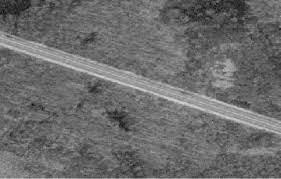
#> input picture data/images/img0.jpg, 281 x 179 px; its folder holds only this picture in this run
$ python -i detector.py   (imports and definitions only)
#> lines starting #> are read from the running program, lines starting #| are printed output that depends on the picture; after the words box and inside, x2 and y2 are one past the last pixel; in counts of white or black regions, pixels touching at a corner belong together
### ridge_detector/utils.py
import math
import colorsys
import random
from .correct import Correct
from enum import Enum
import matplotlib.pyplot as plt
from numba import jit
from .constants import *
from scipy.ndimage import convolve, gaussian_filter1d


class Line:
    id_counter = 0  # Class variable for tracking ID

    def __init__(self, x=None, y=None):
        self.id = Line.id_counter
        Line.id_counter += 1

        self.num = 0 if x is None else len(x)
        self.row = [] if y is None else y
        self.col = [] if x is None else x
        self.angle = [0.0] * self.num
        self.response = [0.0] * self.num
        self.width_l = [0.0] * self.num
        self.width_r = [0.0] * self.num
        self.asymmetry = [0.0] * self.num
        self.intensity = [0.0] * self.num
        self.cont_class = None  # Placeholder for contour class

    def get_contour_class(self):
        return self.cont_class

    def set_contour_class(self, cont_class):
        self.cont_class = cont_class

    def get_x_coordinates(self):
        return self.col

    def get_y_coordinates(self):
        return self.row

    def get_response(self):
        return self.response

    def get_intensity(self):
        return self.intensity

    def get_angle(self):
        return self.angle

    def get_asymmetry(self):
        return self.asymmetry

    def get_line_width_l(self):
        return self.width_l

    def get_line_width_r(self):
        return self.width_r

    def get_number(self):
        return self.num

    def get_id(self):
        return self.id

    def get_line_class(self):
        return self.get_contour_class()

    # [4 lines left out: function get_start_or_end_position, not called in this run]

    def estimate_length(self):
        length = 0
        for i in range(1, self.num):
            length += ((self.col[i] - self.col[i - 1]) ** 2 + (self.row[i] - self.row[i - 1]) ** 2) ** 0.5
        return length

    @classmethod
    def reset_counter(cls):
        cls.id_counter = 0


class Crossref:
    def __init__(self, y=0, x=0, value=0.0, done=False):
        self.y = y
        self.x = x
        self.value = value
        self.done = done

    def __lt__(self, other):
        # Reverse the logic for descending order
        return self.value > other.value


class LinesUtil:
    DERIV_R = 1  # Derivative in row direction
    DERIV_C = 2  # Derivative in column direction
    DERIV_RR = 3  # Second derivative in row direction
    DERIV_RC = 4  # Second derivative in row and column direction
    DERIV_CC = 5  # Second derivative in column direction

    MODE_LIGHT = 1  # Extract bright lines
    MODE_DARK = 2  # Extract dark lines

    MAX_SIZE_MASK_0 = 3.09023230616781  # Size for Gaussian mask
    MAX_SIZE_MASK_1 = 3.46087178201605  # Size for 1st derivative mask
    MAX_SIZE_MASK_2 = 3.82922419517181  # Size for 2nd derivative mask

    @staticmethod
    def MASK_SIZE(MAX, sigma):
        return int(MAX * sigma + 0.5)  # Maximum mask index

    @staticmethod
    def LINCOOR(row, col, width):
        return row * width + col

    @staticmethod
    def BR(row, height):
        return np.abs(row) if row < 0 else (height - row + height - 2) if row >= height else row

    @staticmethod
    def BC(col, width):
        return np.abs(col) if col < 0 else (width - col + width - 2) if col >= width else col

    class ContourClass(Enum):
        # The cont no junc
        cont_no_junc = 1,
        # The cont start junc
        # no end point is a junction
        cont_start_junc = 2,
        # The cont end junc.
        # only the start point of the line is a junction
        cont_end_junc = 3,
        # The cont both junc.
        # only the end point of the line is a junction
        cont_both_junc = 4,
        # The cont closed.
        # both end points of the line are junctions
        cont_closed = 5  # the contour is closed


class Junction:
    def __init__(self, cont1=-1, cont2=-1, pos=0, y=0.0, x=0.0,
                 line_cont1=None, line_cont2=None, is_non_terminal=False):
        self.cont1 = cont1
        self.cont2 = cont2
        self.pos = pos
        self.y = y
        self.x = x
        self.line_cont1 = line_cont1
        self.line_cont2 = line_cont2
        self.is_non_terminal = is_non_terminal

    # [6 lines left out: function __lt__, not called in this run]


class Normal:
    SQRT_2_PI_INV = 0.39894228040143267793994605993
    SQRTPI = 1.772453850905516027
    UPPERLIMIT = 20.0

    P10 = 242.66795523053175
    P11 = 21.979261618294152
    P12 = 6.9963834886191355
    P13 = -.035609843701815385

    Q10 = 215.05887586986120
    Q11 = 91.164905404514901
    Q12 = 15.082797630407787
    Q13 = 1.0

    P20 = 300.4592610201616005
    P21 = 451.9189537118729422
    P22 = 339.3208167343436870
    P23 = 152.9892850469404039
    P24 = 43.16222722205673530
    P25 = 7.211758250883093659
    P26 = .5641955174789739711
    P27 = -.0000001368648573827167067

    Q20 = 300.4592609569832933
    Q21 = 790.9509253278980272
    Q22 = 931.3540948506096211
    Q23 = 638.9802644656311665
    Q24 = 277.5854447439876434
    Q25 = 77.00015293522947295
    Q26 = 12.78272731962942351
    Q27 = 1.0

    P30 = -.00299610707703542174
    P31 = -.0494730910623250734
    P32 = -.226956593539686930
    P33 = -.278661308609647788
    P34 = -.0223192459734184686

    Q30 = .0106209230528467918
    Q31 = .191308926107829841
    Q32 = 1.05167510706793207
    Q33 = 1.98733201817135256
    Q34 = 1.0

    SQRT2 = 1.41421356237309504880

    @staticmethod
    def getNormal(x):
        if x < -Normal.UPPERLIMIT:
            return 0.0
        if x > Normal.UPPERLIMIT:
            return 1.0

        y = x / Normal.SQRT2
        sn = 1
        if y < 0:
            y = -y
            sn = -1

        y2 = y * y
        y4 = y2 * y2
        y6 = y4 * y2

        if y < 0.46875:
            R1 = Normal.P10 + Normal.P11 * y2 + Normal.P12 * y4 + Normal.P13 * y6
            R2 = Normal.Q10 + Normal.Q11 * y2 + Normal.Q12 * y4 + Normal.Q13 * y6
            erf = y * R1 / R2
            if sn == 1:
                phi = 0.5 + 0.5 * erf
            else:
                phi = 0.5 - 0.5 * erf
        elif y < 4.0:
            y3 = y2 * y
            y5 = y4 * y
            y7 = y6 * y
            R1 = Normal.P20 + Normal.P21 * y + Normal.P22 * y2 + Normal.P23 * y3 + Normal.P24 * y4 + Normal.P25 * y5 + Normal.P26 * y6 + Normal.P27 * y7
            R2 = Normal.Q20 + Normal.Q21 * y + Normal.Q22 * y2 + Normal.Q23 * y3 + Normal.Q24 * y4 + Normal.Q25 * y5 + Normal.Q26 * y6 + Normal.Q27 * y7
            erfc = np.exp(-y2) * R1 / R2
            if sn == 1:
                phi = 1.0 - 0.5 * erfc
            else:
                phi = 0.5 * erfc
        else:
            z = y4
            z2 = z * z
            z3 = z2 * z
            z4 = z2 * z2
            R1 = Normal.P30 + Normal.P31 * z + Normal.P32 * z2 + Normal.P33 * z3 + Normal.P34 * z4
            R2 = Normal.Q30 + Normal.Q31 * z + Normal.Q32 * z2 + Normal.Q33 * z3 + Normal.Q34 * z4
            erfc = (np.exp(-y2) / y) * (1.0 / Normal.SQRTPI + R1 / (R2 * y2))
            if sn == 1:
                phi = 1.0 - 0.5 * erfc
            else:
                phi = 0.5 * erfc

        return phi


def phi0(x, sigma):
    return Normal.getNormal(x / sigma)


def phi1(x, sigma):
    t = x / sigma
    return Normal.SQRT_2_PI_INV / sigma * np.exp(-0.5 * t * t)


def phi2(x, sigma):
    t = x / sigma
    return -x * Normal.SQRT_2_PI_INV / (sigma ** 3.0) * np.exp(-0.5 * t * t)


def compute_gauss_mask_0(sigma):
    limit = LinesUtil.MASK_SIZE(LinesUtil.MAX_SIZE_MASK_0, sigma)
    n = int(limit)
    h = np.zeros(2 * n + 1, dtype=float)
    for i in range(-n + 1, n):
        h[n + i] = phi0(-i + 0.5, sigma) - phi0(-i - 0.5, sigma)
    h[0] = 1.0 - phi0(n - 0.5, sigma)
    h[2 * n] = phi0(-n + 0.5, sigma)
    return h, n


def compute_gauss_mask_1(sigma):
    limit = LinesUtil.MASK_SIZE(LinesUtil.MAX_SIZE_MASK_1, sigma)
    n = int(limit)
    h = np.zeros(2 * n + 1, dtype=float)
    for i in range(-n + 1, n):
        h[n + i] = phi1(-i + 0.5, sigma) - phi1(-i - 0.5, sigma)
    h[0] = -phi1(n - 0.5, sigma)
    h[2 * n] = phi1(-n + 0.5, sigma)
    return h, n


def compute_gauss_mask_2(sigma):
    limit = LinesUtil.MASK_SIZE(LinesUtil.MAX_SIZE_MASK_2, sigma)
    n = int(limit)
    h = np.zeros(2 * n + 1, dtype=float)
    for i in range(-n + 1, n):
        h[n + i] = phi2(-i + 0.5, sigma) - phi2(-i - 0.5, sigma)
    h[0] = -phi2(n - 0.5, sigma)
    h[2 * n] = phi2(-n + 0.5, sigma)
    return h, n


def convolve_gauss(image, sigma, deriv_type):
    if deriv_type == LinesUtil.DERIV_R:
        hr, nr = compute_gauss_mask_1(sigma)
        hc, nc = compute_gauss_mask_0(sigma)
    elif deriv_type == LinesUtil.DERIV_C:
        hr, nr = compute_gauss_mask_0(sigma)
        hc, nc = compute_gauss_mask_1(sigma)
    elif deriv_type == LinesUtil.DERIV_RR:
        hr, nr = compute_gauss_mask_2(sigma)
        hc, nc = compute_gauss_mask_0(sigma)
    elif deriv_type == LinesUtil.DERIV_RC:
        hr, nr = compute_gauss_mask_1(sigma)
        hc, nc = compute_gauss_mask_1(sigma)
    elif LinesUtil.DERIV_CC:
        hr, nr = compute_gauss_mask_0(sigma)
        hc, nc = compute_gauss_mask_2(sigma)

    return convolve(convolve(image, hr.reshape(-1, 1)), hc.reshape(1, -1))


# [24 lines left out: functions normalize, closest_point, not called in this run]


@jit(nopython=True)
def bresenham(ny, nx, length, py=0.0, px=0.0):
    points = []
    x, y = 0, 0
    dx, dy = abs(nx), abs(ny)
    s1 = 1 if nx > 0 else -1
    s2 = 1 if ny > 0 else -1
    px *= s1
    py *= s2
    xchg = False
    if dy > dx:
        dx, dy = dy, dx
        px, py = py, px
        xchg = True

    maxit = int(np.ceil(length * dx))
    d_err = dy / dx
    e = (0.5 - px) * dy / dx - (0.5 - py)
    for i in range(maxit + 1):
        points.append([y, x])
        while e >= -1e-8:
            if xchg:
                x += s1
            else:
                y += s2
            e -= 1
            if e > -1:
                points.append([y, x])
        if xchg:
            y += s2
        else:
            x += s1
        e += d_err
    return np.array(points)


# [14 lines left out: function interpolate_gradient_test, not called in this run]


def fill_gaps(master, slave1, slave2, cont):
    num_points = cont.num
    i = 0
    while i < num_points:
        if master[i] == 0:
            j = i + 1
            while j < num_points and master[j] == 0:
                j += 1

            m_s, m_e, s1_s, s1_e, s2_s, s2_e = 0, 0, 0, 0, 0, 0
            if i > 0 and j < num_points - 1:
                s, e = i, j - 1
                m_s, m_e = master[s - 1], master[e + 1]
                if slave1 is not None:
                    s1_s, s1_e = slave1[s - 1], slave1[e + 1]
                if slave2 is not None:
                    s2_s, s2_e = slave2[s - 1], slave2[e + 1]
            elif i > 0:
                s, e = i, num_points - 2
                m_s, m_e = master[s - 1], master[s - 1]
                master[e + 1] = m_e
                if slave1 is not None:
                    s1_s, s1_e = slave1[s - 1], slave1[s - 1]
                    slave1[e + 1] = s1_e
                if slave2 is not None:
                    s2_s, s2_e = slave2[s - 1], slave2[s - 1]
                    slave2[e + 1] = s2_e
            elif j < num_points - 1:
                s, e = 1, j - 1
                m_s, m_e = master[e + 1], master[e + 1]
                master[s - 1] = m_s
                if slave1 is not None:
                    s1_s, s1_e = slave1[e + 1], slave1[e + 1]
                    slave1[s - 1] = s1_s
                if slave2 is not None:
                    s2_s, s2_e = slave2[e + 1], slave2[e + 1]
                    slave2[s - 1] = s2_s
            else:
                s, e = 1, num_points - 2
                m_s, m_e = master[s - 1], master[e + 1]
                if slave1 is not None:
                    s1_s, s1_e = slave1[s - 1], slave1[e + 1]
                if slave2 is not None:
                    s2_s, s2_e = slave2[s - 1], slave2[e + 1]

            arc_len = np.sum(np.sqrt(np.diff(cont.row[s:e + 2]) ** 2 + np.diff(cont.col[s:e + 2]) ** 2))
            if arc_len != 0.0:
                len_ = 0
                for k in range(s, e + 1):
                    d_r = cont.row[k] - cont.row[k - 1]
                    d_c = cont.col[k] - cont.col[k - 1]
                    len_ += np.sqrt(d_r * d_r + d_c * d_c)
                    master[k] = (arc_len - len_) / arc_len * m_s + len_ / arc_len * m_e
                    if slave1 is not None:
                        slave1[k] = (arc_len - len_) / arc_len * s1_s + len_ / arc_len * s1_e
                    if slave2 is not None:
                        slave2[k] = (arc_len - len_) / arc_len * s2_s + len_ / arc_len * s2_e
            i = j
        else:
            i += 1
    return master


def normalize_to_half_circle(angle):
    if angle < 0.0:
        angle += 2.0 * np.pi
    if angle >= np.pi:
        angle -= np.pi
    return angle


# [45 lines left out: functions interpolate_response, interpolate_gradient, not called in this run]


def fix_locations(cont, width_l, width_r, grad_l, grad_r, pos_y, pos_x, sigma_map,
                  correct_pos=True, mode=LinesUtil.MODE_DARK):
    num_points = cont.num
    correction = np.zeros(num_points, dtype=float)
    asymm = np.zeros(num_points, dtype=float)

    # Fill gaps in width_l and width_r
    fill_gaps(width_l, grad_l, None, cont)
    fill_gaps(width_r, grad_r, None, cont)

    # Correct positions if required
    if correct_pos:
        correct_start = (
                (cont.cont_class in [
                    LinesUtil.ContourClass.cont_no_junc,
                    LinesUtil.ContourClass.cont_end_junc,
                    LinesUtil.ContourClass.cont_closed
                ]) and (width_r[0] > 0 and width_l[0] > 0)
        )
        correct_end = (
                (cont.cont_class in [
                    LinesUtil.ContourClass.cont_no_junc,
                    LinesUtil.ContourClass.cont_start_junc,
                    LinesUtil.ContourClass.cont_closed
                ]) and (width_r[-1] > 0 and width_l[-1] > 0)
        )

        for i in range(num_points):
            if width_r[i] > 0 and width_l[i] > 0:
                w_est = (width_r[i] + width_l[i]) * LINE_WIDTH_COMPENSATION
                if grad_r[i] <= grad_l[i]:
                    r_est = grad_r[i] / grad_l[i]
                    weak_is_r = True
                else:
                    r_est = grad_l[i] / grad_r[i]
                    weak_is_r = False
                sigma = sigma_map[int(cont.row[i]), int(cont.col[i])]
                w_real, h_real, corr, w_strong, w_weak = Correct.line_corrections(
                    sigma, w_est, r_est)
                w_real /= LINE_WIDTH_COMPENSATION
                corr /= LINE_WIDTH_COMPENSATION
                width_r[i], width_l[i] = w_real, w_real
                if weak_is_r:
                    asymm[i] = h_real
                    correction[i] = -corr
                else:
                    asymm[i] = -h_real
                    correction[i] = corr

        fill_gaps(width_l, correction, asymm, cont)
        width_r = width_l[:]

        if not correct_start:
            correction[0] = 0
        if not correct_end:
            correction[-1] = 0

        for i in range(num_points):
            py, px = pos_y[i], pos_x[i]
            ny, nx = np.sin(cont.angle[i]), np.cos(cont.angle[i])
            px += correction[i] * nx
            py += correction[i] * ny
            pos_y[i], pos_x[i] = py, px

    # Update position of line and add extracted width
    width_l = gaussian_filter1d(width_l, 3.0, mode='mirror')
    width_r = gaussian_filter1d(width_r, 3.0, mode='mirror')
    cont.width_l = np.array([float(w) for w in width_l])
    cont.width_r = np.array([float(w) for w in width_r])
    cont.row = np.array([float(y) for y in pos_y])
    cont.col = np.array([float(x) for x in pos_x])

    return cont


# [40 lines left out: functions color_line_segments, visualize, not called in this run]

### ridge_detector/detector.py
import os
import cv2
import numpy as np
import pandas as pd
import networkx as nx
import matplotlib.pyplot as plt
from matplotlib.patches import Circle
from matplotlib.collections import PatchCollection
from scipy.ndimage import convolve
from scipy.stats import circmean, circstd
from scipy.spatial import ConvexHull
import imageio.v3 as iio
import skimage as ski
from plotly.subplots import make_subplots
from scipy.spatial.distance import pdist, squareform
import plotly.graph_objects as go
import base64
from PIL import Image

from ridge_detector.utils import (LinesUtil, Junction, Crossref, Line, convolve_gauss,
                   bresenham, fix_locations, interpolate_gradient_test,
                   closest_point, normalize_to_half_circle)
from ridge_detector.constants import (
    kernel_r, kernel_c, kernel_d, kernel_rr, kernel_rc, kernel_cc,
    cleartab, dirtab, PIXEL_BOUNDARY, MAX_ANGLE_DIFFERENCE
)


class RidgeDetector:
    # [1435 lines left out: functions __init__, apply_filtering, compute_line_points, extend_lines, compute_contours, compute_line_width and 11 more, not called in this run]

>>> result = RidgeDetector().detect_lines('../data/images/img0.jpg')
#> in detect_lines, self.image is the input picture: shape (179, 281, 3); min 7, max 219, mean 107.8
#> in apply_filtering, `global_max_idx = saliency.argsort()[..., -1]`:
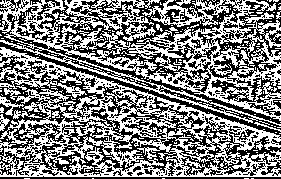
#> global_max_idx: shape (179, 281) int64; values 0 (black) and 1 (white), 50.2% white; black in thin lines or dots
#> in compute_line_points, `self.posx[base_mask] = X[base_mask] + px_[base_mask]`:
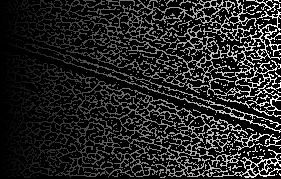
#> self.posx: shape (179, 281) float64; min -0.585, max 280.6, mean 41.6; drawn with min black and max white
#> the loop in compute_contours, `for r_idx in range(height):` made 179 passes
#> in compute_contours, `resp_dd = convolve(response_2d, kernel_d, mode='mirror')`:
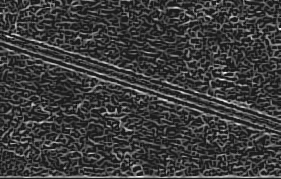
#> resp_dd: shape (179, 281) float64; min -2.84, max 22.72, mean 3.2; drawn with min black and max white
#> in compute_contours, `resp_drc = convolve(response_2d, kernel_rc, mode='mirror')`:
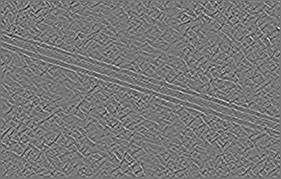
#> resp_drc: shape (179, 281) float64; min -7.45, max 8.38, mean 3.8e-05; drawn with min black and max white
#> in compute_contours, `resp_dcc = convolve(response_2d, kernel_cc, mode='mirror')`:
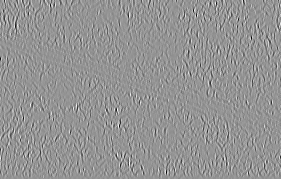
#> resp_dcc: shape (179, 281) float64; min -9.19, max 6.6, mean 6.47e-05; drawn with min black and max white
#> after the loop in compute_contours, `while True:`:
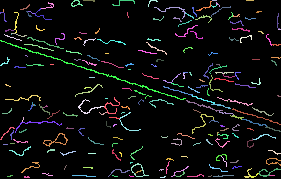
#> label: shape (179, 281) int64; 218 distinct labels, from 0 to 217; one colour per label, 0 black
#> in compute_line_width, `grad_dr = convolve(grad, kernel_r, mode='mirror')`:
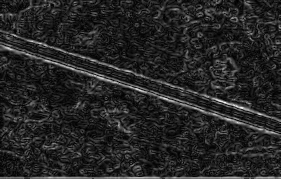
#> grad: shape (179, 281) float64; min 0.0094, max 43.66, mean 6.5; drawn with min black and max white
#> the loop in prune_contours, `for junc in self.junctions:` made 42 passes

$ run again, on data/images/img1.jpg
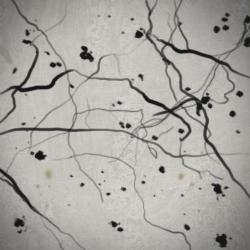
#> input picture data/images/img1.jpg, 250 x 250 px
#> in detect_lines, self.image is the input picture: shape (250, 250, 3); mean R, G, B 168.9, 167.9, 163.2
#> in apply_filtering, `global_max_idx = saliency.argsort()[..., -1]`:
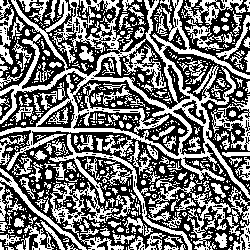
#> global_max_idx: shape (250, 250) int64; values 0 (black) and 1 (white), 46% white; 637 white regions (473 under 20 px), largest, box (x1, y1, x2, y2) and area: (0, 0, 250, 199) 9593, (50, 182, 134, 250) 1444, (49, 134, 192, 250) 1285
#> val_mask: shape (250, 250) bool; 48.7% white in thin lines or dots
#> bnd_mask: shape (250, 250) bool; 50% white; black in thin lines or dots
#> base_mask: shape (250, 250) bool; 24.6% white in thin lines or dots
#> upper_mask: shape (250, 250) bool; 5.6% white in thin lines or dots
#> lower_mask: shape (250, 250) bool; 2% white in thin lines or dots
#> the loop in compute_contours, `for r_idx in range(height):` made 250 passes
#> in compute_line_width, `grad_dr = convolve(grad, kernel_r, mode='mirror')`:
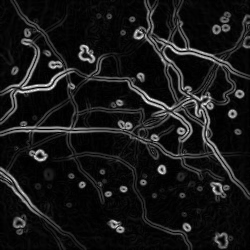
#> grad: shape (250, 250) float64; min 0.00333, max 72.63, mean 7; drawn with min black and max white

$ run again, on data/images/img2.jpg
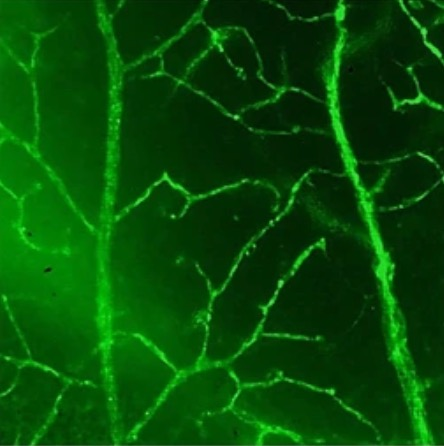
#> input picture data/images/img2.jpg, 444 x 446 px
#> in detect_lines, self.image is the input picture: shape (446, 444, 3); mean R, G, B 5.2, 76, 5.3
#> in apply_filtering, `global_max_idx = saliency.argsort()[..., -1]`:
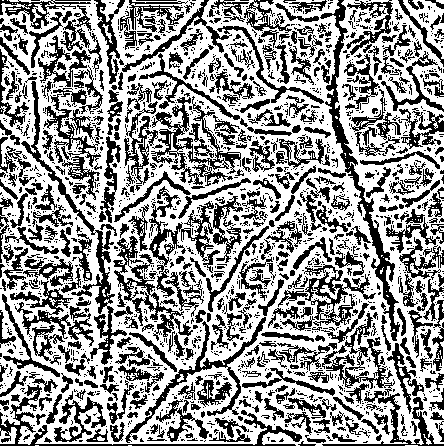
#> global_max_idx: shape (446, 444) int64; values 0 (black) and 1 (white), 59.3% white; 1744 black regions (1291 under 20 px), largest, box (x1, y1, x2, y2) and area: (320, 0, 400, 341) 2743, (322, 313, 444, 446) 2416, (21, 81, 127, 365) 2321
#> val_mask: shape (446, 444) bool; 63.4% white; black in thin lines or dots
#> bnd_mask: shape (446, 444) bool; 34.8% white in thin lines or dots
#> base_mask: shape (446, 444) bool; 17.8% white in thin lines or dots
#> upper_mask: shape (446, 444) bool; 0.03% white in thin lines or dots, all inside (x1, y1, x2, y2) = (46, 1, 444, 444)
#> lower_mask: shape (446, 444) bool; 0.83% white in thin lines or dots
#> the loop in compute_contours, `for r_idx in range(height):` made 446 passes
#> after the loop in compute_contours, `for r_idx in range(height):`: area = 61; cross = 61 items
#> the loop in compute_contours, `for ci, cref in enumerate(cross):` made 61 passes
#> the loop in compute_contours, `while True:` made 26 passes
#> in compute_line_width, `grad_dr = convolve(grad, kernel_r, mode='mirror')`:
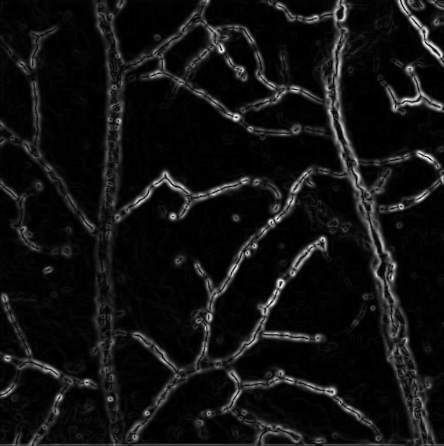
#> grad: shape (446, 444) float64; min 1.96e-17, max 43.27, mean 3.1; drawn with min black and max white
#> the loop in compute_line_width, `for i, cont in enumerate(self.contours):` made 24 passes
#> the loop in prune_contours, `for i in range(len(self.contours)):` made 24 passes
#> the loop in prune_contours, `for junc in self.junctions:` made 1 pass
